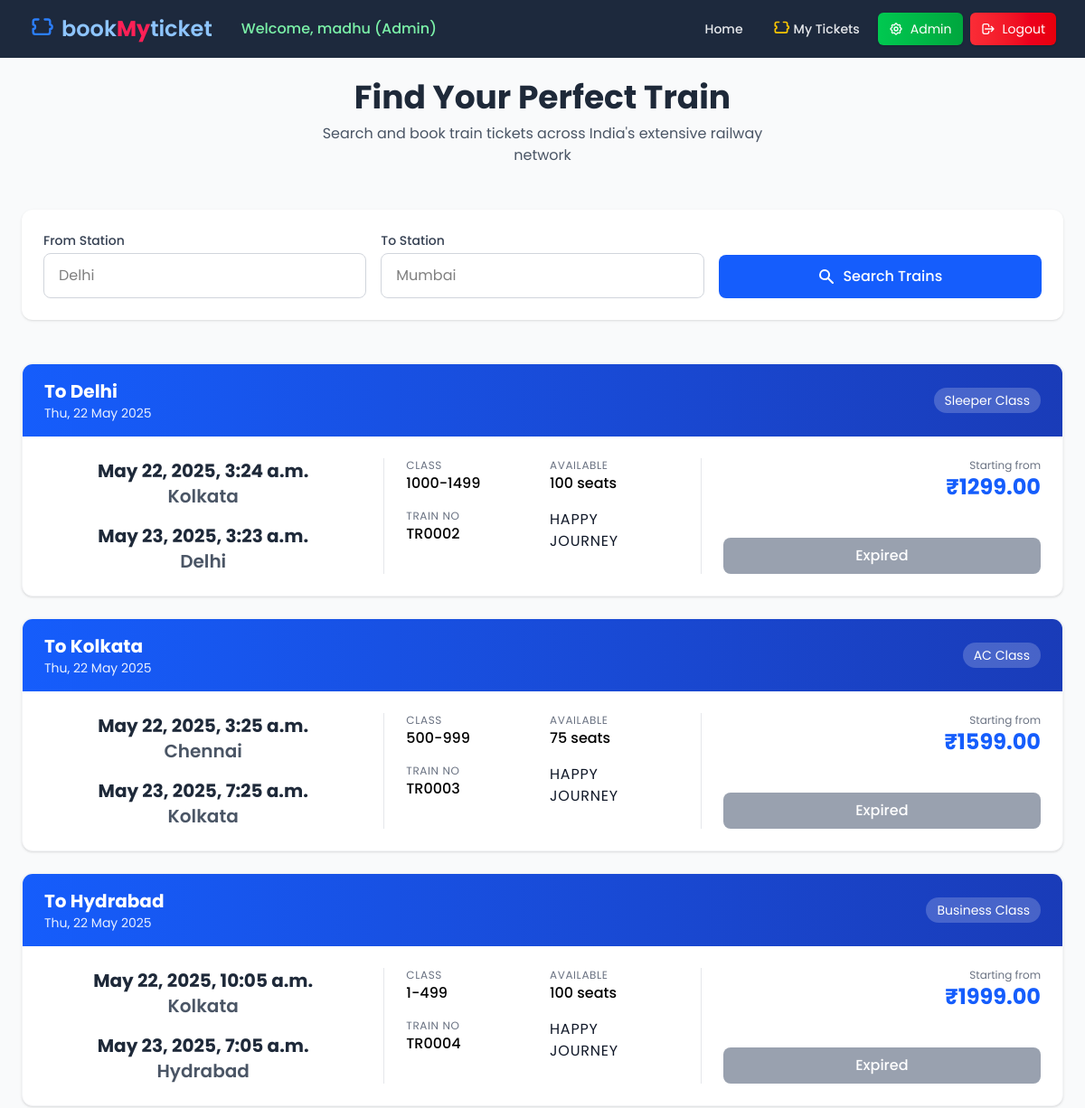
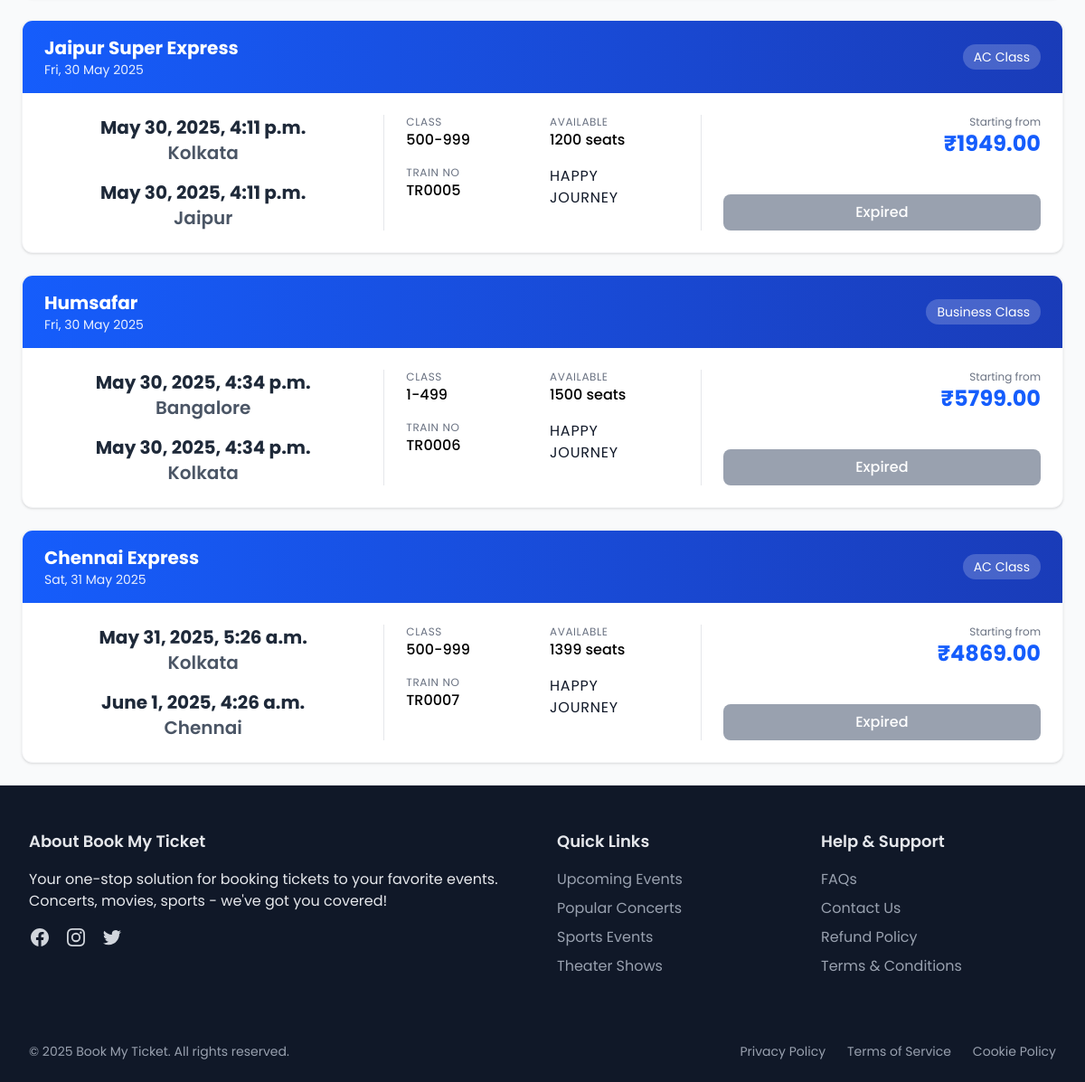
/booking/book/ (signed in), run on an earlier commit of the app's database (2 pictures, top to bottom).
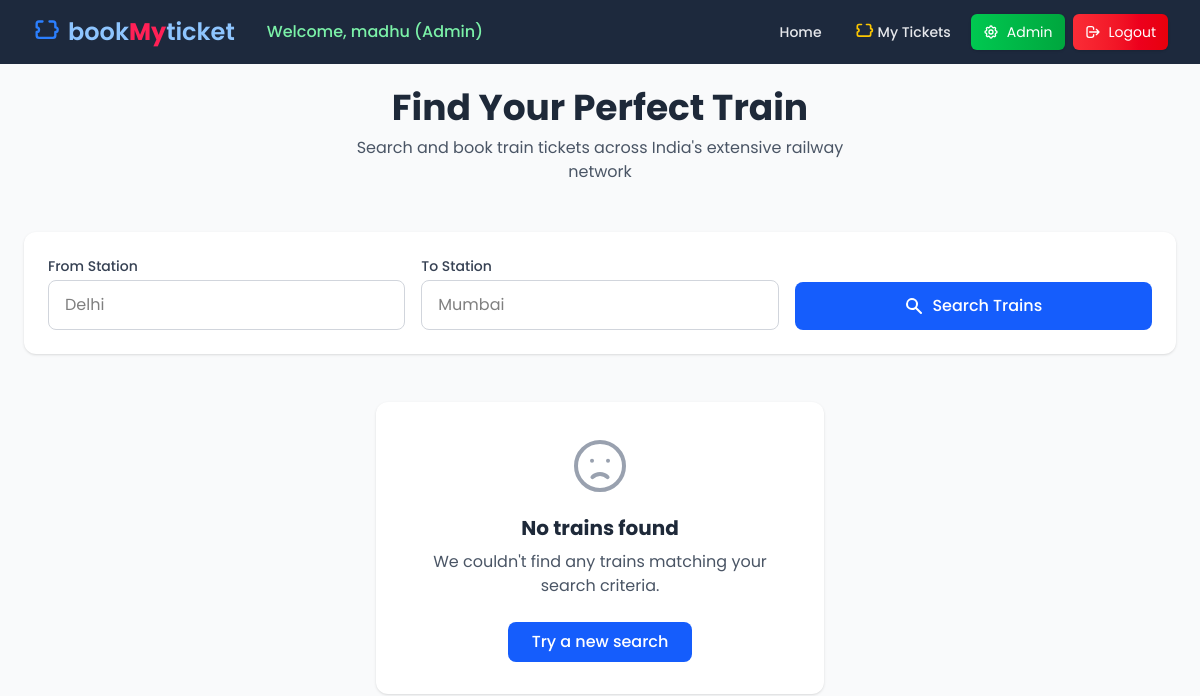
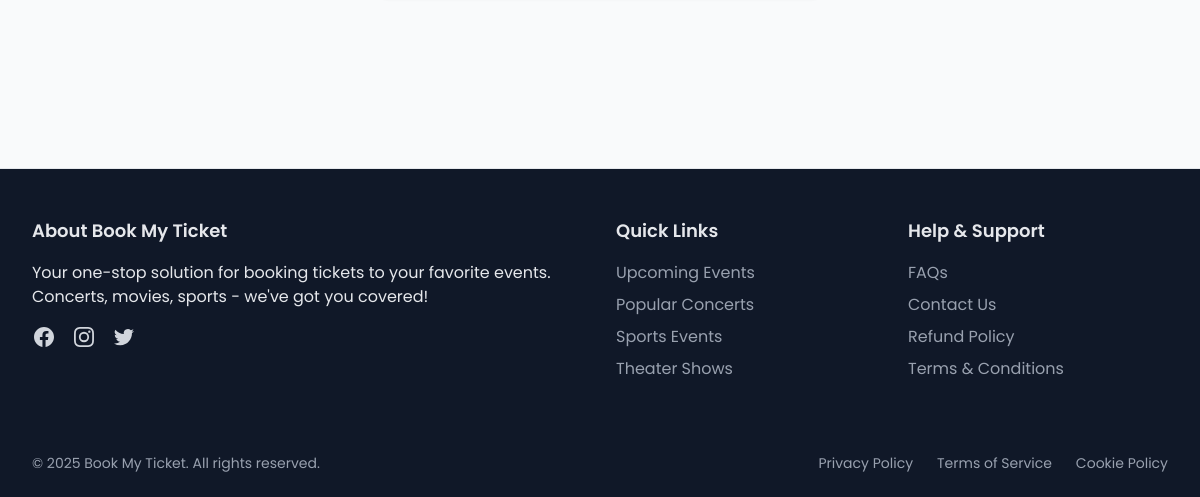
And on a later commit of the database (2 pictures, top to bottom).
### booking/models.py (models this page shows, shortened)
class Tickets(models.Model):
    seat_types = [
        ('BU','Business Class'),
        ('AC','AC Class'),
        ('SL','Sleeper Class'),
    ]
    seat_no = [
        ('BU','1-499'),
        ('AC','500-999'),
        ('SL','1000-1499'),
    ]
    name = models.CharField(max_length=20)
    date_time = models.DateTimeField(default=timezone.now)
    type1 = models.CharField(max_length=2, choices=seat_types)
    type2 = models.CharField(max_length=3, choices=seat_no)
    source = models.CharField(max_length=20)
    destination = models.CharField(max_length=20)
    departure_time = models.DateTimeField(default=timezone.now)
    arrival_time = models.DateTimeField(default=timezone.now)
    total_seats = models.PositiveIntegerField()
    price = models.DecimalField(max_digits=10, decimal_places=2)
    @property
    def has_departed(self):
        return timezone.now() > self.departure_time

### booking/views.py (the view)
# urls.py: path('book/',views.book,name='book'),
def book(request):
    source = request.GET.get('source', '')
    destination = request.GET.get('destination', '')
    if source and destination:
        tickets = Tickets.objects.filter(source__icontains=source, destination__icontains=destination)
    elif destination:
        tickets = Tickets.objects.filter(destination__icontains=destination)
    elif source:
        tickets = Tickets.objects.filter(source__icontains=source)
    else:
        tickets = Tickets.objects.all()
    return render(request, 'booking/book.html', {'tickets': tickets})

### booking/templates/booking/book.html (shortened to what the changed rows need)
{% extends "layout.html" %}
{% block content %}
{% if user.is_authenticated %}
<div class="min-h-screen bg-gray-50 p-4 sm:p-6">
  <div class="max-w-6xl mx-auto">
    <div class="text-center mb-8 sm:mb-12">
      <h1 class="text-3xl sm:text-4xl font-bold text-gray-800 mb-2">Find Your Perfect Train</h1>
    </div>
    <div class="space-y-6">
      {% for ticket in tickets %}
      <div class="bg-white rounded-xl shadow-sm overflow-hidden hover:shadow-md transition duration-200 border border-gray-100">
        <div class="bg-gradient-to-r from-blue-600 to-blue-800 px-6 py-4 text-white">
          <div class="flex flex-col sm:flex-row sm:items-center sm:justify-between">
            <div class="mb-2 sm:mb-0">
              <h2 class="text-xl font-bold">{{ ticket.name }}</h2>
              <p class="text-sm opacity-90">{{ ticket.departure_time|date:"D, d M Y" }}</p>
            </div>
            <span class="text-sm bg-white/20 px-3 py-1 rounded-full">{{ ticket.get_type1_display }}</span>
          </div>
        </div>
        <div class="p-6">
          <div class="grid grid-cols-1 md:grid-cols-3 gap-6">
            <div class="flex flex-col sm:flex-row md:flex-col items-center justify-between">
              <div class="text-center mb-4 sm:mb-0 md:mb-4">
                <p class="text-xl font-bold text-gray-800">{{ ticket.departure_time }}</p>
                <p class="text-xl font-semibold text-gray-600">{{ ticket.source }}</p>
              </div>
              <div class="text-center">
                <p class="text-xl font-bold text-gray-800">{{ ticket.arrival_time }}</p>
                <p class="text-xl font-semibold text-gray-600">{{ ticket.destination }}</p>
              </div>
            </div>
            <div class="border-t md:border-t-0 md:border-l md:border-r border-gray-200 pt-4 md:pt-0 md:px-6">
              <div class="grid grid-cols-2 gap-4">
                <div>
                  <p class="text-xs text-gray-500 uppercase tracking-wider">Class</p>
                  <p class="font-medium">{{ ticket.get_type2_display }}</p>
                </div>
                <div>
                  <p class="text-xs text-gray-500 uppercase tracking-wider">Available</p>
                  <p class="font-medium">{{ ticket.total_seats }} seats</p>
                </div>
                <div>
                  <p class="text-xs text-gray-500 uppercase tracking-wider">Train No</p>
                  <p class="font-medium">TR{{ ticket.id|stringformat:"04d" }}</p>
                </div>
                <div>
                  <p class=" text-gray-900 uppercase tracking-wider">Happy <br> Journey</p>
                </div>
              </div>
            </div>
            <div class="border-t md:border-t-0 border-gray-200 pt-4 md:pt-0 flex flex-col justify-between">
              <div class="text-right mb-4">
                <p class="text-xs text-gray-500">Starting from</p>
                <p class="text-2xl font-bold text-blue-600">₹{{ ticket.price }}</p>
              </div>
              {% if ticket.has_departed %}
                <button class="bg-gray-400 text-white font-medium py-2 px-5 rounded-lg cursor-not-allowed" disabled>
                  Expired
                </button>
              {% endif %}
            </div>
          </div>
        </div>
      </div>
      {% empty %}
      <div class="bg-white rounded-xl shadow-sm p-8 text-center max-w-md mx-auto">
        <svg xmlns="http://www.w3.org/2000/svg" class="h-16 w-16 mx-auto text-gray-400 mb-4" fill="none" viewBox="0 0 24 24" stroke="currentColor">
          <path stroke-linecap="round" stroke-linejoin="round" stroke-width="1.5" d="M9.172 16.172a4 4 0 015.656 0M9 10h.01M15 10h.01M21 12a9 9 0 11-18 0 9 9 0 0118 0z" />
        </svg>
        <h3 class="text-xl font-bold text-gray-800 mb-2">No trains found</h3>
        <p class="text-gray-600 mb-6">We couldn't find any trains matching your search criteria.</p>
        <a href="{% url 'trainhome' %}" class="inline-block bg-blue-600 hover:bg-blue-700 text-white font-medium py-2 px-6 rounded-lg transition">
          Try a new search
        </a>
      </div>
      {% endfor %}
    </div>
  </div>
</div>
{% endif %}
{% endblock content %}

What changed in the data, as far as the page shows it:
removed Tickets: name "To Delhi", departure_time "Thu, 22 May 2025", type1 "Sleeper Class", departure_time "May 22, 2025, 3:24 a.m.", source "Kolkata", arrival_time "May 23, 2025, 3:23 a.m.", destination "Delhi", type2 "1000-1499", total_seats "100", id "0002", price "1299.00", shows "Expired"
removed Tickets: name "To Kolkata", departure_time "Thu, 22 May 2025", type1 "AC Class", departure_time "May 22, 2025, 3:25 a.m.", source "Chennai", arrival_time "May 23, 2025, 7:25 a.m.", destination "Kolkata", type2 "500-999", total_seats "75", id "0003", price "1599.00", shows "Expired"
removed Tickets: name "To Hydrabad", departure_time "Thu, 22 May 2025", type1 "Business Class", departure_time "May 22, 2025, 10:05 a.m.", source "Kolkata", arrival_time "May 23, 2025, 7:05 a.m.", destination "Hydrabad", type2 "1-499", total_seats "100", id "0004", price "1999.00", shows "Expired"
removed Tickets: name "Jaipur Super Express", departure_time "Fri, 30 May 2025", type1 "AC Class", departure_time "May 30, 2025, 4:11 p.m.", source "Kolkata", arrival_time "May 30, 2025, 4:11 p.m.", destination "Jaipur", type2 "500-999", total_seats "1200", id "0005", price "1949.00", shows "Expired"
removed Tickets: name "Humsafar", departure_time "Fri, 30 May 2025", type1 "Business Class", departure_time "May 30, 2025, 4:34 p.m.", source "Bangalore", arrival_time "May 30, 2025, 4:34 p.m.", destination "Kolkata", type2 "1-499", total_seats "1500", id "0006", price "5799.00", shows "Expired"
removed Tickets: name "Chennai Express", departure_time "Sat, 31 May 2025", type1 "AC Class", departure_time "May 31, 2025, 5:26 a.m.", source "Kolkata", arrival_time "June 1, 2025, 4:26 a.m.", destination "Chennai", type2 "500-999", total_seats "1399", id "0007", price "4869.00", shows "Expired"
Also different on the page:
text now shown: "No trains found We couldn't find any trains matching your search criteria. Try a new search"
